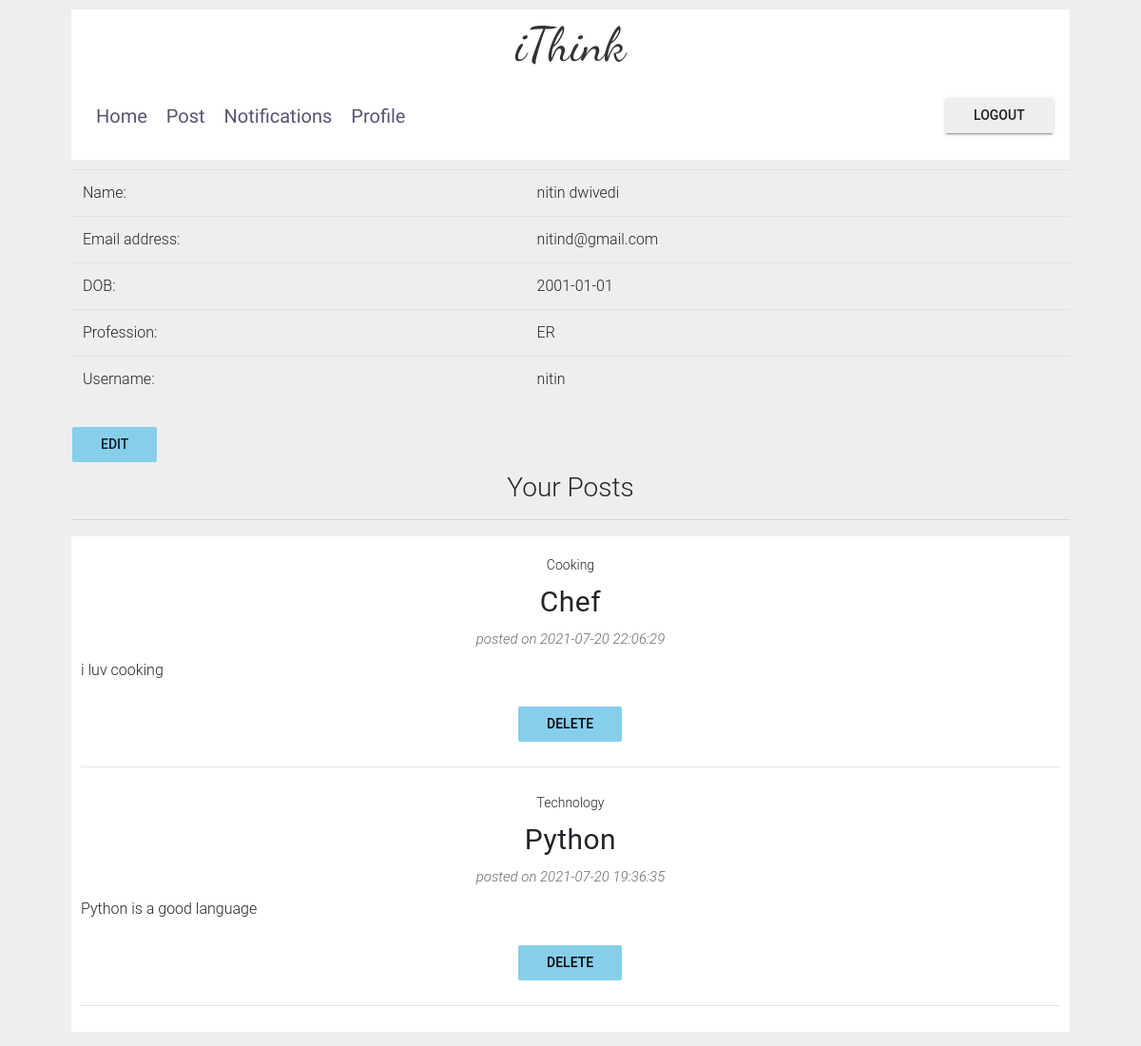
The app's page /profile (signed in) with its own data.
### app.py (models this page shows)
class User(UserMixin, db.Model):
    id=db.Column(db.Integer, primary_key=True)
    fullname=db.Column(db.String(20))
    email=db.Column(db.String(50), unique=True)
    dob=db.Column(db.Integer)
    profession=db.Column(db.String(20))
    username=db.Column(db.String(20), unique=True)
    password=db.Column(db.String(80))

class PostData(UserMixin, db.Model):
    p_id=db.Column(db.Integer, primary_key=True)
    PostCategory=db.Column(db.String(15))
    title=db.Column(db.String(20))
    content=db.Column(db.Text)
    timestamp = db.Column(db.DateTime(timezone=True), default=func.now(IST))
    id=db.Column(db.Integer, db.ForeignKey('user.id'), nullable=False)

### app.py (the view)
@app.route('/profile')
@login_required
def profile():
    fullname = current_user.fullname
    email = current_user.email
    dob = current_user.dob
    profession = current_user.profession
    username = current_user.username
    result = db.session.execute('select PostCategory, title, content, p_id ,timestamp from post_data  where id=:val order by timestamp desc', {'val':current_user.id})
    posts = [list(row) for row in result]
    return render_template('profile.html',fullname=fullname,
                                          email=email,
                                          dob=dob,
                                          profession=profession,
                                          username=username,
                                          posts=posts,page='profile')

### app.py (called while the page is built)
@login_manager.user_loader
def load_user(user_id):
    return User.query.get(int(user_id))

### templates/profile.html
{% extends "MainLayout.html" %}
{% block content %}
<table class="table">
    <tr>
        <td>Name:</td>
        <td>{{fullname}}</td>
    </tr>
    <tr>
        <td>Email address:</td>
        <td>{{email}}</td>
    </tr>
    <tr>
        <td>DOB:</td>
        <td>{{dob}}</td>
    </tr>
    <tr>
        <td>Profession:</td>
        <td>{{profession}}</td>
    </tr>
    <tr>
        <td>Username:</td>
        <td>{{username}}</td>
    </tr>
</table>
<button onclick="window.location.href='{{url_for('editInfo')}}';" class="btn" style="background-color:skyBlue">Edit</button>
<h3 style="text-align:center">Your Posts</h3>
<hr>
<div class='blogPostContainer' style="background-color:white;padding:10px;margin-bottom:15px">
{% for data in posts %}
    <div class='blogHeader'>
        <span class='blogCategory'>{{data[0]}}</span>
        <h1 class='postTitle'>{{data[1]}}</h1>
        <span class='postedBy'>posted on {{data[4]}}</span>
    </div>
    <div class='postContent'>
        <p>{{data[2]}}</p>
    </div>
    <div style="justify-content:center;display:flex">
        <button onclick="window.location.href='{{url_for('.deletePost',did=data[3])}}'" class="btn btn raised" style="background-color:skyBlue;color:black">Delete</button>
    </div>
    <hr>
{% endfor %}
</div>
{% endblock %}

### static/css/style.css (style rules this page uses)
.blogHeader { text-align: center; }
.blogCategory { display: block; padding: 10px 0; font-size: 14px; }
.postTitle { text-transform: capitalize; letter-spacing: 0.5px; font-weight: 400; font-size: 30px; margin: 0; }
.postedBy { display: block; padding: 10px 0; font-size: 15px; font-style: italic; color: #6c6c6c; }

### records on screen
User: fullname "nitin dwivedi", email "nitind@gmail.com", dob "2001-01-01", profession "ER", username "nitin"
PostData: PostCategory "Cooking", title "Chef", timestamp "2021-07-20 22:06:29", content "i luv cooking"
PostData: PostCategory "Technology", title "Python", timestamp "2021-07-20 19:36:35", content "Python is a good language"
